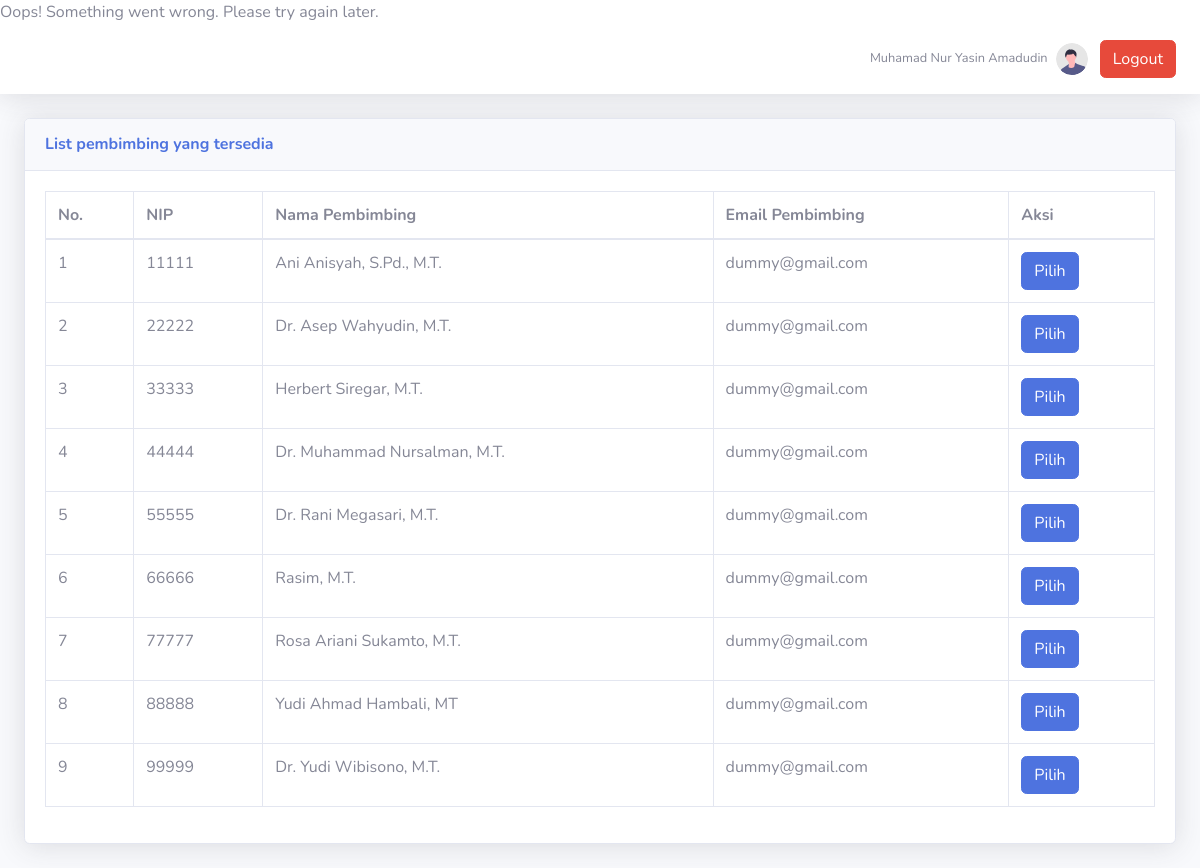
Screenshot of /pilihpembimbing.php?id=2100137 with the database file from the repository.
### tables this page shows
CREATE TABLE `tmahasiswa` (
  `nip` varchar(20) NOT NULL,
  `nim` varchar(10) NOT NULL,
  `nama_mahasiswa` varchar(50) NOT NULL,
  `prodi` varchar(50) NOT NULL,
  `email_mahasiswa` varchar(50) NOT NULL,
  `semester_mahasiswa` int(11) NOT NULL,
  `sks_akumulatif` int(11) DEFAULT 0,
  `sks_sisa_konversi` int(11) DEFAULT 0,
  `sks_dalam_univ` int(11) DEFAULT 20,
  `sks_luar_univ` int(11) DEFAULT 40,
  `ipk_mahasiswa` float NOT NULL,
  `status_mahasiswa` varchar(25) DEFAULT 'belum berpartisipasi'
);

CREATE TABLE `tpembimbing` (
  `nip` varchar(20) NOT NULL,
  `nama_pembimbing` varchar(50) NOT NULL,
  `email_pembimbing` varchar(50) NOT NULL
);

### pilihpembimbing.php (the view, shortened to what this page needs)
<?php
if(isset($_GET["id"]) && !empty(trim($_GET["id"]))){
    require_once "config.php";
    $sql = "SELECT * FROM tmahasiswa WHERE nim = ?";
    if($stmt = mysqli_prepare($link, $sql)){
        mysqli_stmt_bind_param($stmt, "s", $param_nim);
        if(mysqli_stmt_execute($stmt)){
            $result = mysqli_stmt_get_result($stmt);
            if(mysqli_num_rows($result) == 1){
                $row = mysqli_fetch_array($result, MYSQLI_ASSOC);
                $nama_mahasiswa = $row["nama_mahasiswa"];
            } else{
                echo "Oops! Something went wrong. Please try again later.";
            }
        } else{
            echo "Oops! Something went wrong. Please try again later.";
        }
    }
}
?>
<!DOCTYPE html>
<html lang="en">
<head>
    <link href="vendor/fontawesome-free/css/all.min.css" rel="stylesheet" type="text/css">
    <link href="css/sb-admin-2.min.css" rel="stylesheet">
</head>
<body id="page-top">
    <div id="wrapper">
        <div id="content-wrapper" class="d-flex flex-column">
            <div id="content">
                <nav class="navbar navbar-expand navbar-light bg-white topbar mb-4 static-top shadow">
                    <ul class="navbar-nav ml-auto">
                        <li class="nav-item dropdown no-arrow">
                            <a class="nav-link dropdown-toggle" href="#" id="userDropdown" role="button"
                                data-toggle="dropdown" aria-haspopup="true" aria-expanded="false">
                                <span class="mr-2 d-none d-lg-inline text-gray-600 small"><?= $nama_mahasiswa ?></span>
                                <img class="img-profile rounded-circle"
                                    src="img/undraw_profile.svg">
                            </a>
                        </li>
                        <li class="nav-item align-self-center">
                            <a href='logout.php' class='btn btn-danger mr-2'>Logout</a>
                        </li>
                    </ul>
                </nav>
                <div class="container-fluid">
                    <div class="card shadow mb-4">
                        <div class="card-header py-3">
                            <h6 class="m-0 font-weight-bold text-primary">List pembimbing yang tersedia</h6>
                        </div>
                        <div class="card-body">
                        <?php
                        require_once "config.php";
                        $sql = "SELECT * FROM tpembimbing WHERE nip != '00000'";
                        if($result = mysqli_query($link, $sql)){
                            if(mysqli_num_rows($result) > 0){
                                echo '<div class="table-responsive">';
                                    echo '<table class="table table-bordered" id="dataTable" width="100%" cellspacing="0">';
                                        echo "<thead>";
                                            echo "<tr>";
                                                echo "<th>No.</th>";
                                                echo "<th>NIP</th>";
                                                echo "<th>Nama Pembimbing</th>";
                                                echo "<th>Email Pembimbing</th>";
                                                echo "<th>Aksi</th>";
                                            echo "</tr>";
                                        echo "</thead>";
                                        echo "<tbody>";
                                        $num = 1;
                                        while($row = mysqli_fetch_array($result)){
                                            echo "<tr>";
                                                echo "<td>" . $num++ . "</td>";
                                                echo "<td>" . $row['nip'] . "</td>";
                                                echo "<td>" . $row['nama_pembimbing'] . "</td>";
                                                echo "<td>" . $row['email_pembimbing'] . "</td>";
                                                echo "<td><a href='prosespembimbing.php?nip=". $row["nip"] ."&id=". $id_kontrakmbkm ."' class='btn btn-primary btn-act'>Pilih</a></td>";
                                            echo "</tr>";
                                        }
                                        echo "</tbody>";
                                    echo "</table>";
                                echo '</div>';
                            } else{
                                echo '<div class="alert alert-danger"><em>List kosong</em></div>';
                            }
                        } else{
                            echo "Oops! Something went wrong. Please try again later.";
                        }
                        ?>
                        </div>
                    </div>
                </div>
            </div>
        </div>
    </div>
</body>
</html>

### rows the page displays
tmahasiswa: nama_mahasiswa "Muhamad Nur Yasin Amadudin"
tpembimbing: nip "11111", nama_pembimbing "Ani Anisyah, S.Pd., M.T.", email_pembimbing "dummy@gmail.com"
tpembimbing: nip "22222", nama_pembimbing "Dr. Asep Wahyudin, M.T.", email_pembimbing "dummy@gmail.com"
tpembimbing: nip "33333", nama_pembimbing "Herbert Siregar, M.T.", email_pembimbing "dummy@gmail.com"
tpembimbing: nip "44444", nama_pembimbing "Dr. Muhammad Nursalman, M.T.", email_pembimbing "dummy@gmail.com"
tpembimbing: nip "55555", nama_pembimbing "Dr. Rani Megasari, M.T.", email_pembimbing "dummy@gmail.com"
tpembimbing: nip "66666", nama_pembimbing "Rasim, M.T.", email_pembimbing "dummy@gmail.com"
tpembimbing: nip "77777", nama_pembimbing "Rosa Ariani Sukamto, M.T.", email_pembimbing "dummy@gmail.com"
tpembimbing: nip "88888", nama_pembimbing "Yudi Ahmad Hambali, MT", email_pembimbing "dummy@gmail.com"
tpembimbing: nip "99999", nama_pembimbing "Dr. Yudi Wibisono, M.T.", email_pembimbing "dummy@gmail.com"
